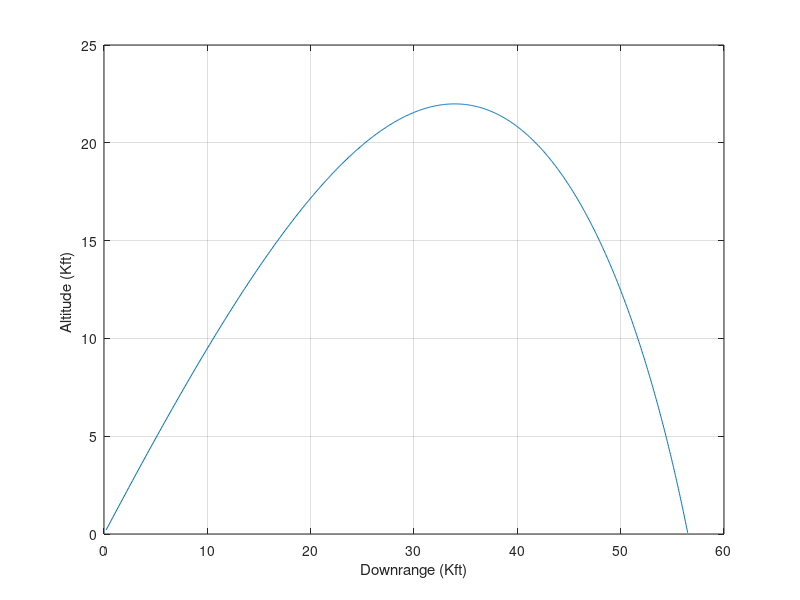

Write MATLAB code to recreate this figure.
clear
count=0;
H=.01;
VM=3000.;
BETA=1000.;
T=0.;
S=0.;
GAMDEG=45.;
VM1=VM*cos(GAMDEG/57.3);
VM2=VM*sin(GAMDEG/57.3);
RM1=0.;
RM2=0.;
while ~(T>0. & RM2<=0.)
 	RM1OLD=RM1;
	RM2OLD=RM2;
	VM1OLD=VM1;
	VM2OLD=VM2;
	STEP=1;
	FLAG=0;
	while STEP <=1
		if FLAG==1
			STEP=2;
         		RM1=RM1+H*VM1;
         		RM2=RM2+H*VM2;
         		VM1=VM1+H*AM1;
         		VM2=VM2+H*AM2;
         		T=T+H;
      		end
      		if RM2<30000.
         		RHO=.002378*exp(-RM2/30000);
      		else
         		RHO=.0034*exp(-RM2/22000);
      		end
      		VM=sqrt(VM1^2+VM2^2);
      		Q=.5*RHO*VM*VM;
      		GAM=atan2(VM2,VM1);
      		DRAG=Q*32.2/BETA;
      		AM1=-DRAG*cos(GAM);
      		AM2=-32.2-DRAG*sin(GAM);
      		FLAG=1;
   	end
   	FLAG=0;
   	RM1=.5*(RM1OLD+RM1+H*VM1);
   	RM2=.5*(RM2OLD+RM2+H*VM2);
   	VM1=.5*(VM1OLD+VM1+H*AM1);
   	VM2=.5*(VM2OLD+VM2+H*AM2);
   	S=S+H;
   	if S>=.099999
      		S=0.;
      		RM1K=RM1/1000.;
      		RM2K=RM2/1000.;
      		count=count+1;
      		ArrayT(count)=T;
      		ArrayRM1K(count)=RM1K;
      		ArrayRM2K(count)=RM2K;
   	end
end
figure
plot(ArrayRM1K,ArrayRM2K),grid
xlabel('Downrange (Kft)')
ylabel('Altitude (Kft) ')
clc
output=[ArrayT',ArrayRM1K',ArrayRM2K'];
save datfil.txt output -ascii
disp 'simulation finished'
